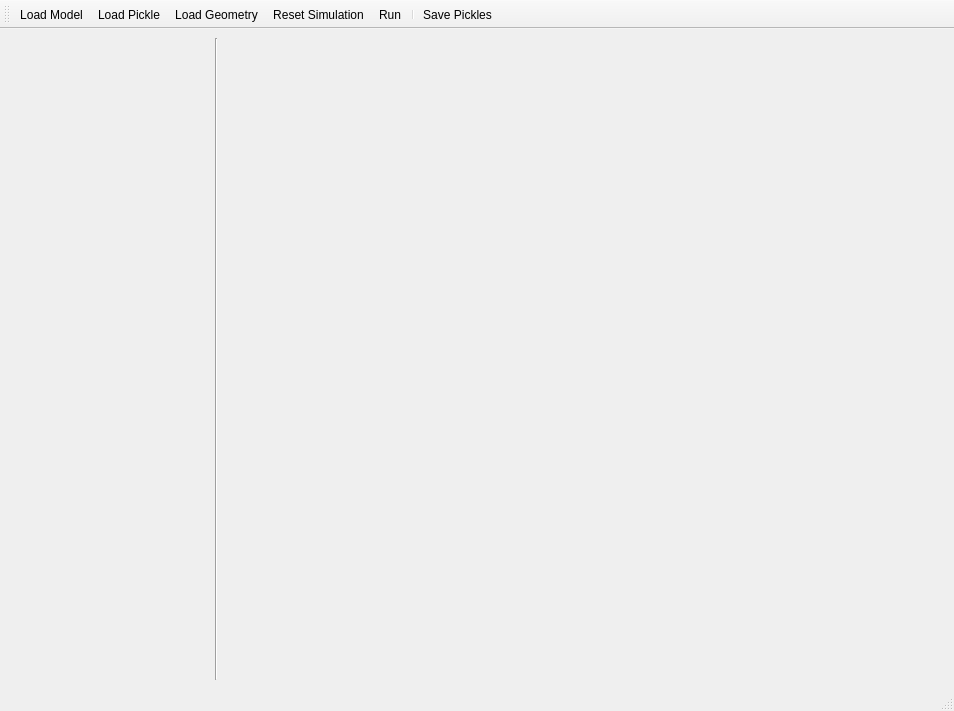
<?xml version="1.0" encoding="UTF-8"?>
<ui version="4.0">
 <class>CellModeller</class>
 <widget class="QMainWindow" name="CellModeller 4.3">
  <property name="geometry">
   <rect>
    <x>0</x>
    <y>0</y>
    <width>954</width>
    <height>711</height>
   </rect>
  </property>
  <property name="windowTitle">
   <string>CellModeller 4.3</string>
  </property>
  <widget class="QWidget" name="centralwidget">
   <layout class="QGridLayout" name="gridLayout">
    <item row="0" column="0">
     <widget class="QLabel" name="label">
      <property name="sizePolicy">
       <sizepolicy hsizetype="Fixed" vsizetype="MinimumExpanding">
        <horstretch>0</horstretch>
        <verstretch>0</verstretch>
       </sizepolicy>
      </property>
      <property name="minimumSize">
       <size>
        <width>200</width>
        <height>0</height>
       </size>
      </property>
      <property name="text">
       <string/>
      </property>
      <property name="alignment">
       <set>Qt::AlignLeading|Qt::AlignLeft|Qt::AlignTop</set>
      </property>
      <property name="wordWrap">
       <bool>true</bool>
      </property>
      <property name="margin">
       <number>1</number>
      </property>
     </widget>
    </item>
    <item row="0" column="1">
     <widget class="Line" name="line">
      <property name="orientation">
       <enum>Qt::Vertical</enum>
      </property>
     </widget>
    </item>
    <item row="0" column="2">
     <widget class="PyGLCMViewer" name="PyGLCMViewer" native="true">
      <property name="whatsThis">
       <string>CellModeller viewer derived from PyQGLViewertime.</string>
      </property>
     </widget>
    </item>
   </layout>
   <zorder>PyGLCMViewer</zorder>
   <zorder>label</zorder>
   <zorder>line</zorder>
  </widget>
  <widget class="QStatusBar" name="statusbar"/>
  <widget class="QToolBar" name="toolBar">
   <property name="windowTitle">
    <string>toolBar</string>
   </property>
   <attribute name="toolBarArea">
    <enum>TopToolBarArea</enum>
   </attribute>
   <attribute name="toolBarBreak">
    <bool>false</bool>
   </attribute>
   <addaction name="actionLoad"/>
   <addaction name="actionLoadPickle"/>
   <addaction name="actionLoadGeometry"/>
   <addaction name="actionReset"/>
   <addaction name="actionRun"/>
   <addaction name="separator"/>
   <addaction name="actionSave_Pickles"/>
  </widget>
  <action name="actionRun">
   <property name="checkable">
    <bool>true</bool>
   </property>
   <property name="text">
    <string>Run</string>
   </property>
   <property name="toolTip">
    <string>Run</string>
   </property>
   <property name="shortcut">
    <string>Space</string>
   </property>
  </action>
  <action name="actionReset">
   <property name="text">
    <string>Reset Simulation</string>
   </property>
   <property name="toolTip">
    <string>Reset the simulation</string>
   </property>
   <property name="shortcut">
    <string>Ctrl+R</string>
   </property>
  </action>
  <action name="actionLoad">
   <property name="text">
    <string>Load Model</string>
   </property>
   <property name="toolTip">
    <string>Load python module</string>
   </property>
   <property name="shortcut">
    <string>Ctrl+O</string>
   </property>
  </action>
  <action name="actionLoadGeometry">
   <property name="text">
    <string>Load Geometry</string>
   </property>
   <property name="toolTip">
    <string>Load geometry from pickle file</string>
   </property>
   <property name="shortcut">
    <string>Ctrl+l</string>
   </property>
  </action>
  <action name="actionLoadPickle">
   <property name="text">
    <string>Load Pickle</string>
   </property>
   <property name="toolTip">
    <string>Load saved pickle file</string>
   </property>
   <property name="shortcut">
    <string>Ctrl+L</string>
   </property>
  </action>
  <action name="actionSave_Pickles">
   <property name="checkable">
    <bool>true</bool>
   </property>
   <property name="text">
    <string>Save Pickles</string>
   </property>
   <property name="toolTip">
    <string>Save simulations data</string>
   </property>
   <property name="shortcut">
    <string>Ctrl+S</string>
   </property>
  </action>
 </widget>
 <customwidgets>
  <customwidget>
   <class>PyGLCMViewer</class>
   <extends>QWidget</extends>
   <header>cellmodeller.gui.py_gl_cm_viewer</header>
   <slots>
    <signal>setSavePicklesToggle(bool)</signal>
    <slot>load()</slot>
    <slot>reset()</slot>
    <slot>updateMod()</slot>
    <slot>toggleRun(bool)</slot>
    <slot>loadPickle()</slot>
    <slot>toggleSavePickles(bool)</slot>
   </slots>
  </customwidget>
 </customwidgets>
 <resources/>
 <connections>
  <connection>
   <sender>PyGLCMViewer</sender>
   <signal>selectedCell(QString)</signal>
   <receiver>label</receiver>
   <slot>setText(QString)</slot>
   <hints>
    <hint type="sourcelabel">
     <x>584</x>
     <y>356</y>
    </hint>
    <hint type="destinationlabel">
     <x>108</x>
     <y>356</y>
    </hint>
   </hints>
  </connection>
  <connection>
   <sender>actionRun</sender>
   <signal>toggled(bool)</signal>
   <receiver>PyGLCMViewer</receiver>
   <slot>toggleRun(bool)</slot>
   <hints>
    <hint type="sourcelabel">
     <x>-1</x>
     <y>-1</y>
    </hint>
    <hint type="destinationlabel">
     <x>584</x>
     <y>356</y>
    </hint>
   </hints>
  </connection>
  <connection>
   <sender>actionLoad</sender>
   <signal>triggered()</signal>
   <receiver>PyGLCMViewer</receiver>
   <slot>load()</slot>
   <hints>
    <hint type="sourcelabel">
     <x>-1</x>
     <y>-1</y>
    </hint>
    <hint type="destinationlabel">
     <x>589</x>
     <y>357</y>
    </hint>
   </hints>
  </connection>
  <connection>
   <sender>actionReset</sender>
   <signal>triggered()</signal>
   <receiver>PyGLCMViewer</receiver>
   <slot>reset()</slot>
   <hints>
    <hint type="sourcelabel">
     <x>-1</x>
     <y>-1</y>
    </hint>
    <hint type="destinationlabel">
     <x>589</x>
     <y>357</y>
    </hint>
   </hints>
  </connection>
  <connection>
   <sender>actionLoadGeometry</sender>
   <signal>triggered()</signal>
   <receiver>PyGLCMViewer</receiver>
   <slot>loadGeometry()</slot>
   <hints>
    <hint type="sourcelabel">
     <x>-1</x>
     <y>-1</y>
    </hint>
    <hint type="destinationlabel">
     <x>589</x>
     <y>357</y>
    </hint>
   </hints>
  </connection>
  <connection>
   <sender>actionLoadPickle</sender>
   <signal>triggered()</signal>
   <receiver>PyGLCMViewer</receiver>
   <slot>loadPickle()</slot>
   <hints>
    <hint type="sourcelabel">
     <x>-1</x>
     <y>-1</y>
    </hint>
    <hint type="destinationlabel">
     <x>589</x>
     <y>357</y>
    </hint>
   </hints>
  </connection>
  <connection>
   <sender>actionSave_Pickles</sender>
   <signal>toggled(bool)</signal>
   <receiver>PyGLCMViewer</receiver>
   <slot>toggleSavePickles(bool)</slot>
   <hints>
    <hint type="sourcelabel">
     <x>-1</x>
     <y>-1</y>
    </hint>
    <hint type="destinationlabel">
     <x>589</x>
     <y>356</y>
    </hint>
   </hints>
  </connection>
  <connection>
   <sender>PyGLCMViewer</sender>
   <signal>setSavePicklesToggle(bool)</signal>
   <receiver>actionSave_Pickles</receiver>
   <slot>setChecked(bool)</slot>
   <hints>
    <hint type="sourcelabel">
     <x>589</x>
     <y>356</y>
    </hint>
    <hint type="destinationlabel">
     <x>-1</x>
     <y>-1</y>
    </hint>
   </hints>
  </connection>
 </connections>
</ui>
